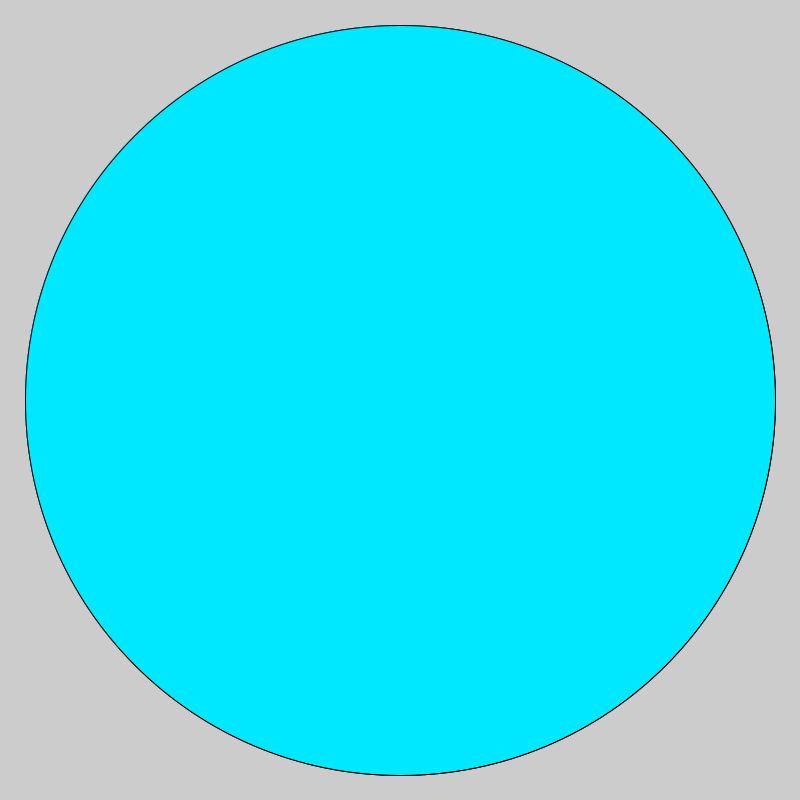
Frame 1 (no input)
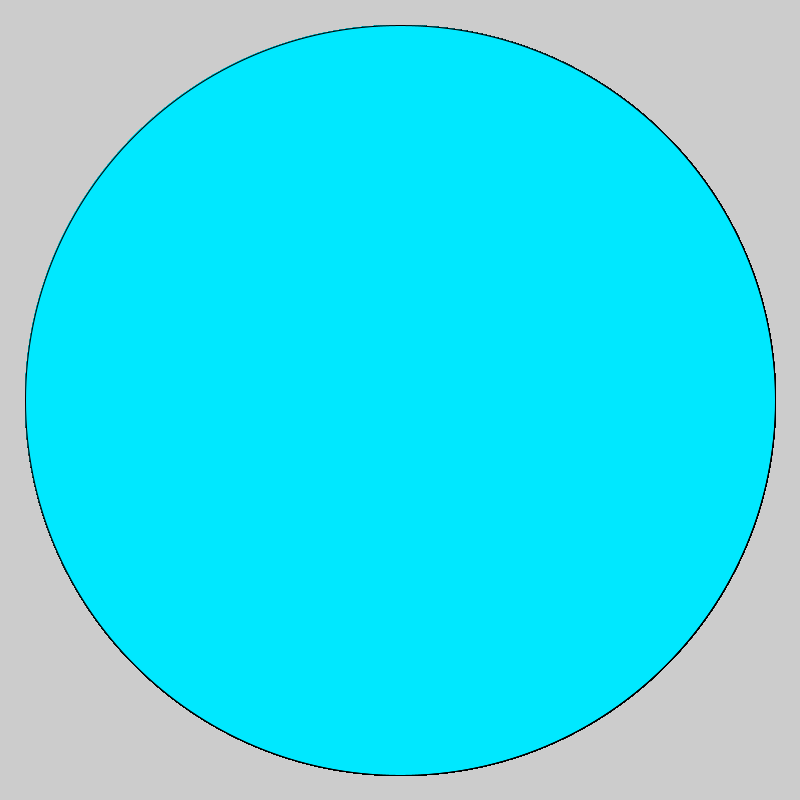
Frame 60 (the mouse pressed at the canvas centre just before this capture)
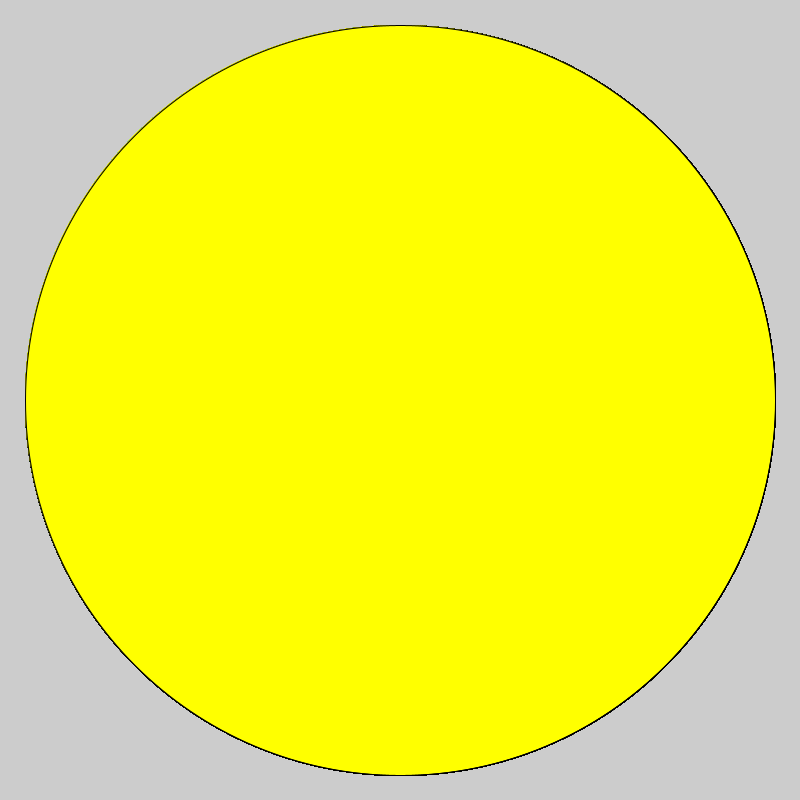
Frame 120 (the mouse held since frame 60 and released just before this capture)

The Processing sketch that drew these frames (run headless with seeded random() and noise(); from frame 60 on, the mouse is pressed at the canvas centre):

// Processing sketch: Button
// ── Button.pde
void setup(){
size(800, 800); 
}
void draw(){
if(mousePressed){
fill(mouseX, mouseY, 0);
} else {
fill(0, 232, 255);
ellipse(400, 400, 750, 750);
}ellipse(400, 400, 750, 750);
}
